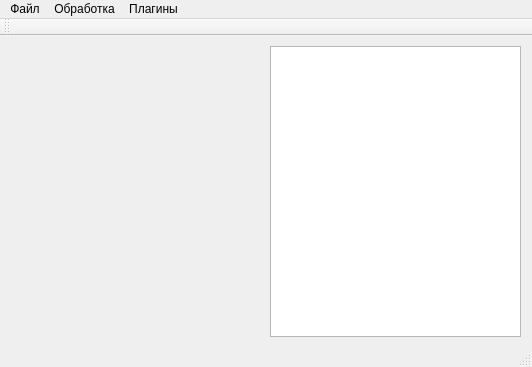
<?xml version="1.0" encoding="UTF-8"?>
<ui version="4.0">
 <class>View</class>
 <widget class="QMainWindow" name="View">
  <property name="geometry">
   <rect>
    <x>0</x>
    <y>0</y>
    <width>532</width>
    <height>367</height>
   </rect>
  </property>
  <property name="windowTitle">
   <string>View</string>
  </property>
  <widget class="QWidget" name="centralWidget">
   <widget class="QLabel" name="ImageLabel">
    <property name="geometry">
     <rect>
      <x>0</x>
      <y>0</y>
      <width>261</width>
      <height>151</height>
     </rect>
    </property>
    <property name="text">
     <string/>
    </property>
    <property name="scaledContents">
     <bool>true</bool>
    </property>
   </widget>
   <widget class="QTextBrowser" name="text">
    <property name="geometry">
     <rect>
      <x>270</x>
      <y>10</y>
      <width>251</width>
      <height>291</height>
     </rect>
    </property>
   </widget>
   <widget class="QLabel" name="AnswerImage">
    <property name="geometry">
     <rect>
      <x>0</x>
      <y>150</y>
      <width>261</width>
      <height>151</height>
     </rect>
    </property>
    <property name="text">
     <string/>
    </property>
    <property name="scaledContents">
     <bool>true</bool>
    </property>
   </widget>
  </widget>
  <widget class="QMenuBar" name="menuBar">
   <property name="geometry">
    <rect>
     <x>0</x>
     <y>0</y>
     <width>532</width>
     <height>27</height>
    </rect>
   </property>
   <widget class="QMenu" name="menuFile">
    <property name="title">
     <string>Файл</string>
    </property>
    <addaction name="actionOpen"/>
    <addaction name="actionExit"/>
   </widget>
   <widget class="QMenu" name="menu">
    <property name="title">
     <string>Обработка</string>
    </property>
    <addaction name="repair"/>
   </widget>
   <widget class="QMenu" name="PluginMenu">
    <property name="title">
     <string>Плагины</string>
    </property>
    <addaction name="refresh_plugins"/>
    <addaction name="separator"/>
   </widget>
   <addaction name="menuFile"/>
   <addaction name="menu"/>
   <addaction name="PluginMenu"/>
  </widget>
  <widget class="QToolBar" name="mainToolBar">
   <attribute name="toolBarArea">
    <enum>TopToolBarArea</enum>
   </attribute>
   <attribute name="toolBarBreak">
    <bool>false</bool>
   </attribute>
  </widget>
  <widget class="QStatusBar" name="statusBar"/>
  <action name="actionOpen_file">
   <property name="text">
    <string>Открыть файл</string>
   </property>
  </action>
  <action name="actionOpen">
   <property name="text">
    <string>Открыть файл</string>
   </property>
  </action>
  <action name="refresh_plugins">
   <property name="text">
    <string>Обновить плагины</string>
   </property>
  </action>
  <action name="repair">
   <property name="text">
    <string>Отремонитровать</string>
   </property>
  </action>
  <action name="actionExit">
   <property name="text">
    <string>Выход</string>
   </property>
  </action>
 </widget>
 <layoutdefault spacing="6" margin="11"/>
 <resources/>
 <connections/>
</ui>
